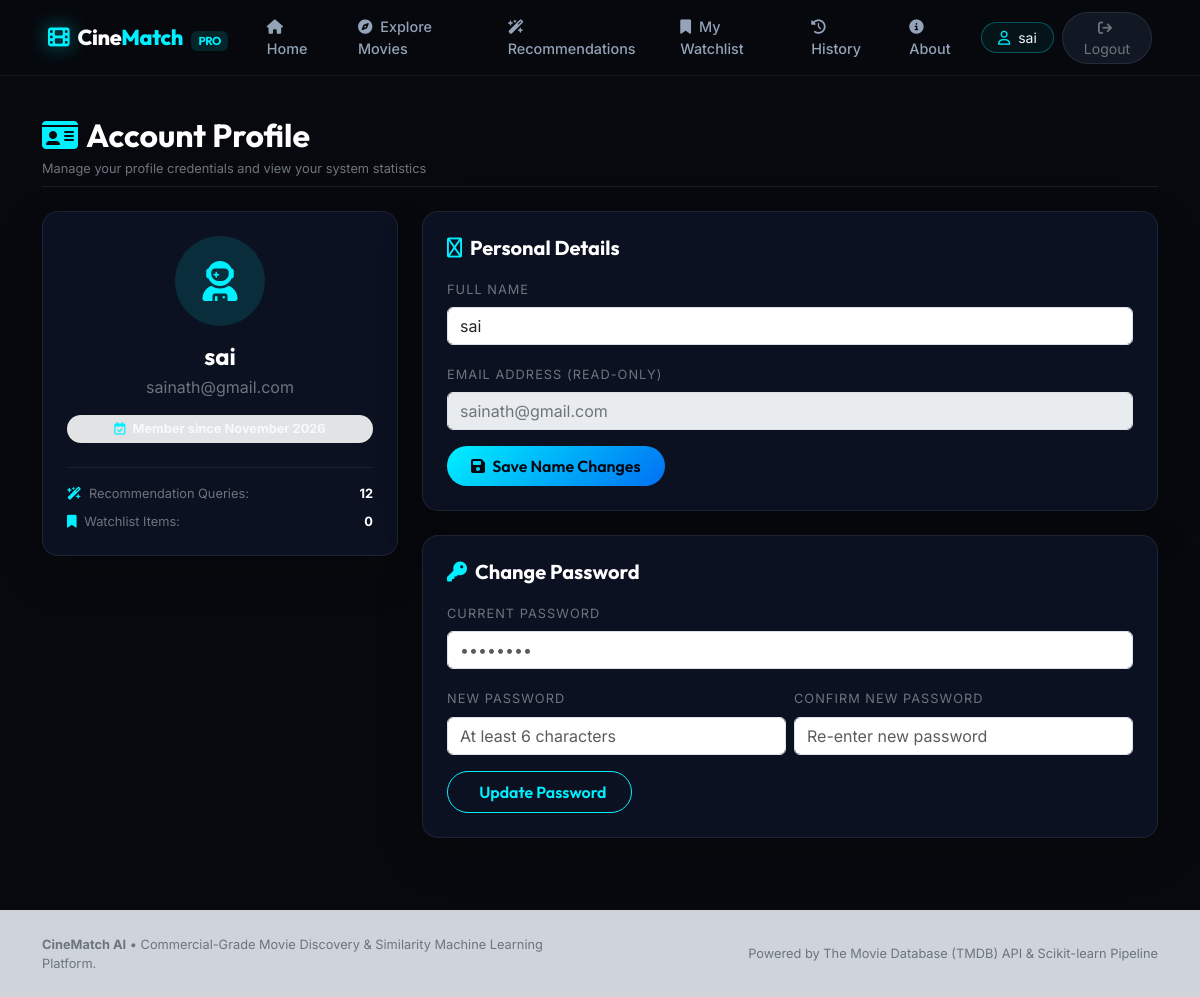
Screenshot of /profile (signed in) with the database file from the repository.
### database/models.py (models this page shows, shortened)
class User(Base):
    __tablename__ = 'users'
    id = Column(Integer, primary_key=True)
    full_name = Column(String(120), nullable=False)
    email = Column(String(150), unique=True, nullable=False, index=True)
    password_hash = Column(String(255), nullable=False)
    created_at = Column(DateTime, default=utc_now)
    watchlist_items = relationship('Watchlist', back_populates='user', cascade='all, delete-orphan')
    recommendation_histories = relationship('RecommendationHistory', back_populates='user', cascade='all, delete-orphan')

### routes/main.py (the view, shortened to what this page needs)
@main_bp.route('/profile', methods=['GET', 'POST'])
@login_required
def profile():
    user = get_current_user()
    rec_count = db_session.query(RecommendationHistory).filter_by(user_id=user.id).count()
    watchlist_count = db_session.query(Watchlist).filter_by(user_id=user.id).count()
    return render_template(
        'profile.html',
        user=user,
        rec_count=rec_count,
        watchlist_count=watchlist_count
    )

### routes/auth_helper.py (called while the page is built)
def get_current_user():
    user_id = session.get('user_id')
    if not user_id:
        return None
    return db_session.get(User, user_id)

### templates/profile.html (shortened to what this page needs)
{% extends "base.html" %}
{% block extra_css %}
<link rel="stylesheet" href="{{ url_for('static', filename='css/dashboard.css') }}">
{% endblock %}
{% block content %}
<div class="container py-4">
    <div class="d-flex align-items-center justify-content-between mb-4 pb-2 border-bottom-subtle">
        <div>
            <h2 class="font-outfit fw-bold text-white mb-1 d-flex align-items-center gap-2">
                <i class="fa-solid fa-id-card text-cyan"></i>
                <span>Account Profile</span>
            </h2>
            <p class="text-secondary fs-xs mb-0">Manage your profile credentials and view your system statistics</p>
        </div>
    </div>
    <div class="row g-4">
        <div class="col-lg-4">
            <div class="card bg-card-dark border-subtle rounded-4 p-4 text-center shadow-lg mb-4">
                <div class="mb-3">
                    <div class="rounded-circle bg-cyan-subtle border-cyan-subtle d-inline-flex align-items-center justify-content-center text-cyan fs-1" style="width: 90px; height: 90px;">
                        <i class="fa-solid fa-user-astronaut"></i>
                    </div>
                </div>
                <h4 class="font-outfit fw-bold text-white mb-1">{{ user.full_name }}</h4>
                <p class="text-secondary fs-sm mb-3">{{ user.email }}</p>
                <div class="badge bg-secondary-subtle text-light fs-xs px-3 py-2 rounded-pill mb-4">
                    <i class="fa-regular fa-calendar-check me-1 text-cyan"></i> Member since {{ user.created_at.strftime('%B %Y') if user.created_at else '2026' }}
                </div>
                <div class="border-top-subtle pt-3 text-start">
                    <div class="d-flex justify-content-between align-items-center mb-2 fs-xs">
                        <span class="text-secondary"><i class="fa-solid fa-wand-magic-sparkles me-1 text-cyan"></i> Recommendation Queries:</span>
                        <span class="fw-bold text-white">{{ rec_count }}</span>
                    </div>
                    <div class="d-flex justify-content-between align-items-center fs-xs">
                        <span class="text-secondary"><i class="fa-solid fa-bookmark me-1 text-cyan"></i> Watchlist Items:</span>
                        <span class="fw-bold text-white">{{ watchlist_count }}</span>
                    </div>
                </div>
            </div>
        </div>
        <div class="col-lg-8">
            <div class="card bg-card-dark border-subtle rounded-4 p-4 shadow-lg mb-4">
                <h5 class="font-outfit fw-bold text-white mb-3 d-flex align-items-center gap-2">
                    <i class="fa-regular fa-user-pen text-cyan"></i>
                    <span>Personal Details</span>
                </h5>
                <form action="{{ url_for('main.profile') }}" method="POST">
                    <div class="mb-3">
                        <label for="full_name" class="form-label fs-xs text-uppercase letter-spacing-1 text-secondary">Full Name</label>
                        <input type="text" class="form-control glass-input" id="full_name" name="full_name" value="{{ user.full_name }}" required>
                    </div>
                    <div class="mb-3">
                        <label class="form-label fs-xs text-uppercase letter-spacing-1 text-secondary">Email Address (Read-only)</label>
                        <input type="email" class="form-control glass-input text-secondary" value="{{ user.email }}" disabled>
                    </div>
                    <button type="submit" class="btn btn-cyan rounded-pill px-4 py-2 font-outfit fw-semibold fs-sm">
                        <i class="fa-solid fa-floppy-disk me-1"></i> Save Name Changes
                    </button>
                </form>
            </div>
            <div class="card bg-card-dark border-subtle rounded-4 p-4 shadow-lg">
                <h5 class="font-outfit fw-bold text-white mb-3 d-flex align-items-center gap-2">
                    <i class="fa-solid fa-key text-cyan"></i>
                    <span>Change Password</span>
                </h5>
                <form action="{{ url_for('main.profile') }}" method="POST">
                    <div class="mb-3">
                        <label for="current_password" class="form-label fs-xs text-uppercase letter-spacing-1 text-secondary">Current Password</label>
                        <input type="password" class="form-control glass-input" id="current_password" name="current_password" placeholder="••••••••" required>
                    </div>
                    <div class="row g-2 mb-3">
                        <div class="col-md-6">
                            <label for="new_password" class="form-label fs-xs text-uppercase letter-spacing-1 text-secondary">New Password</label>
                            <input type="password" class="form-control glass-input" id="new_password" name="new_password" placeholder="At least 6 characters" required>
                        </div>
                        <div class="col-md-6">
                            <label for="confirm_new_password" class="form-label fs-xs text-uppercase letter-spacing-1 text-secondary">Confirm New Password</label>
                            <input type="password" class="form-control glass-input" id="confirm_new_password" name="confirm_new_password" placeholder="Re-enter new password" required>
                        </div>
                    </div>
                    <button type="submit" class="btn btn-outline-cyan rounded-pill px-4 py-2 font-outfit fw-semibold fs-sm">
                         Update Password
                    </button>
                </form>
            </div>
        </div>
    </div>
</div>
{% endblock %}

### templates/base.html (shortened to what this page needs)
<!DOCTYPE html>
<html lang="en">
<head>
    <link href="https://cdn.jsdelivr.net/npm/bootstrap@5.3.2/dist/css/bootstrap.min.css" rel="stylesheet">
    <link rel="stylesheet" href="https://cdnjs.cloudflare.com/ajax/libs/font-awesome/6.5.1/css/all.min.css">
    <link rel="stylesheet" href="{{ url_for('static', filename='css/style.css') }}">
    <link rel="stylesheet" href="{{ url_for('static', filename='css/dashboard.css') }}">
    {% block extra_css %}{% endblock %}
</head>
<body class="bg-cinematic text-light">
    {% if session.get('user_id') %}
    <nav class="navbar navbar-expand-xl navbar-dark bg-glass sticky-top py-2 border-bottom-subtle">
        <div class="container-fluid px-lg-5">
            <a class="navbar-brand d-flex align-items-center gap-2 me-4" href="{{ url_for('main.dashboard') }}">
                <span class="brand-icon"><i class="fa-solid fa-film text-cyan"></i></span>
                <span class="brand-title">Cine<span class="text-cyan">Match</span><span class="badge bg-cyan-subtle ms-2 text-cyan fs-2xs font-outfit">PRO</span></span>
            </a>
            <div class="collapse navbar-collapse" id="mainNavbar">
                <ul class="navbar-nav me-auto mb-2 mb-xl-0 gap-xl-1">
                    <li class="nav-item">
                        <a class="nav-link {% if request.endpoint == 'main.dashboard' %}active text-cyan{% endif %}" href="{{ url_for('main.dashboard') }}">
                            <i class="fa-solid fa-house me-1"></i> Home
                        </a>
                    </li>
                    <li class="nav-item">
                        <a class="nav-link {% if request.endpoint == 'main.explore' %}active text-cyan{% endif %}" href="{{ url_for('main.explore') }}">
                            <i class="fa-solid fa-compass me-1"></i> Explore Movies
                        </a>
                    </li>
                    <li class="nav-item">
                        <a class="nav-link {% if request.endpoint == 'recommendations.recommend' or request.endpoint == 'recommendations.results' %}active text-cyan{% endif %}" href="{{ url_for('recommendations.recommend') }}">
                            <i class="fa-solid fa-wand-magic-sparkles me-1"></i> Recommendations
                        </a>
                    </li>
                    <li class="nav-item">
                        <a class="nav-link {% if request.endpoint == 'watchlist.index' %}active text-cyan{% endif %}" href="{{ url_for('watchlist.index') }}">
                            <i class="fa-solid fa-bookmark me-1"></i> My Watchlist
                        </a>
                    </li>
                    <li class="nav-item">
                        <a class="nav-link {% if request.endpoint == 'recommendations.history' %}active text-cyan{% endif %}" href="{{ url_for('recommendations.history') }}">
                            <i class="fa-solid fa-clock-rotate-left me-1"></i> History
                        </a>
                    </li>
                    <li class="nav-item">
                        <a class="nav-link {% if request.endpoint == 'main.about' %}active text-cyan{% endif %}" href="{{ url_for('main.about') }}">
                            <i class="fa-solid fa-circle-info me-1"></i> About
                        </a>
                    </li>
                </ul>
                <div class="d-flex align-items-center gap-2 mt-3 mt-xl-0">
                    <a href="{{ url_for('main.profile') }}" class="btn btn-outline-cyan-subtle btn-sm rounded-pill px-3 d-flex align-items-center gap-2">
                        <i class="fa-regular fa-user text-cyan"></i>
                        <span>{{ session.get('user_name', 'Profile') }}</span>
                    </a>
                    <a href="{{ url_for('auth.logout') }}" class="btn btn-dark-subtle btn-sm rounded-pill px-3 text-secondary hover-danger">
                        <i class="fa-solid fa-arrow-right-from-bracket me-1"></i> Logout
                    </a>
                </div>
            </div>
        </div>
    </nav>
    {% endif %}
    <main class="page-content">
        {% block content %}{% endblock %}
    </main>
    <footer class="footer py-4 border-top-subtle bg-dark-subtle mt-5">
        <div class="container text-center">
            <div class="row align-items-center">
                <div class="col-md-6 text-md-start mb-2 mb-md-0">
                    <p class="text-secondary fs-xs mb-0">
                        <strong>CineMatch AI</strong> &bull; Commercial-Grade Movie Discovery & Similarity Machine Learning Platform.
                    </p>
                </div>
                <div class="col-md-6 text-md-end">
                    <p class="text-secondary fs-xs mb-0">
                        Powered by The Movie Database (TMDB) API & Scikit-learn Pipeline
                    </p>
                </div>
            </div>
        </div>
    </footer>
</body>
</html>

### static/css/style.css (style rules this page uses)
:root { --bg-main: #07090e; --bg-card: rgba(13, 19, 33, 0.75); --bg-card-hover: rgba(18, 27, 47, 0.9); --cyan-primary: #00f0ff; --cyan-secondary: #0070f3; --cyan-subtle: rgba(0, 240, 255, 0.12); --cyan-glow: 0 0 25px rgba(0, 240, 255, 0.25); --border-subtle: rgba(148, 163, 184, 0.12); --border-cyan: rgba(0, 240, 255, 0.35); --text-primary: #f8fafc; --text-secondary: #94a3b8; --text-muted: #64748b; }
body.bg-cinematic { background-color: var(--bg-main); color: var(--text-primary); font-family: 'Inter', -apple-system, BlinkMacSystemFont, sans-serif; min-height: 100vh; display: flex; flex-direction: column; }
.page-content { flex: 1 0 auto; }
.font-outfit { font-family: 'Outfit', sans-serif; }
.text-cyan { color: var(--cyan-primary) !important; }
.bg-cyan-subtle { background-color: var(--cyan-subtle) !important; }
.border-cyan-subtle { border-color: var(--border-cyan) !important; }
.border-bottom-subtle { border-bottom: 1px solid var(--border-subtle); }
.border-top-subtle { border-top: 1px solid var(--border-subtle); }
.fs-xs { font-size: 0.8rem; }
.fs-2xs { font-size: 0.72rem; }
.letter-spacing-1 { letter-spacing: 0.08em; }
.bg-glass { background: rgba(7, 9, 14, 0.85) !important; backdrop-filter: blur(16px); -webkit-backdrop-filter: blur(16px); }
.brand-icon { font-size: 1.35rem; filter: drop-shadow(0 0 10px rgba(0, 240, 255, 0.6)); }
.brand-title { font-family: 'Outfit', sans-serif; font-weight: 800; font-size: 1.35rem; letter-spacing: -0.02em; color: #ffffff; }
.nav-link { color: var(--text-secondary) !important; font-weight: 500; font-size: 0.9rem; padding: 0.5rem 0.9rem !important; border-radius: 8px; transition: all 0.2s ease; }
.btn-outline-cyan-subtle { border: 1px solid rgba(0, 240, 255, 0.3); color: #f1f5f9; background: rgba(0, 240, 255, 0.05); transition: all 0.25s ease; }
.btn-dark-subtle { background: rgba(30, 41, 59, 0.5); border: 1px solid rgba(148, 163, 184, 0.15); }
.btn-cyan { background: linear-gradient(135deg, #00f0ff, #0070f3); color: #030712; font-weight: 700; border: none; transition: all 0.3s ease; }
.btn-outline-cyan { border: 1px solid var(--cyan-primary); color: var(--cyan-primary); background: transparent; transition: all 0.25s ease; }
.bg-card-dark { background-color: #0b1120 !important; border: 1px solid var(--border-subtle); }

### static/css/dashboard.css (style rules this page uses)
:root { --bg-dark-black: #06080e; --bg-panel: rgba(11, 16, 28, 0.75); --bg-card: rgba(14, 20, 36, 0.8); --border-subtle: rgba(148, 163, 184, 0.12); --border-cyan: rgba(0, 240, 255, 0.3); --cyan-primary: #00f0ff; --cyan-secondary: #0070f3; --text-primary: #f8fafc; --text-secondary: #94a3b8; --poster-ratio: 1.5; }

### rows the page displays
User: get "sai", full_name "sai", email "sainath@gmail.com", created_at "November 2026"

### other values shown
{{ rec_count }} "12"
{{ watchlist_count }} "0"
